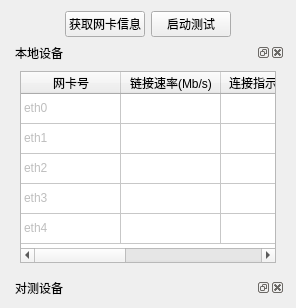
     <widget class="QWidget" name="tab_4">
      <attribute name="title">
       <string>网络</string>
      </attribute>
      <layout class="QVBoxLayout" name="verticalLayout_2">
       <item>
        <layout class="QHBoxLayout" name="horizontalLayout">
         <item>
          <spacer name="horizontalSpacer_5">
           <property name="orientation">
            <enum>Qt::Horizontal</enum>
           </property>
           <property name="sizeHint" stdset="0">
            <size>
             <width>40</width>
             <height>20</height>
            </size>
           </property>
          </spacer>
         </item>
         <item>
          <widget class="QPushButton" name="pushButton_8">
           <property name="text">
            <string>获取网卡信息</string>
           </property>
          </widget>
         </item>
         <item>
          <widget class="QPushButton" name="pushButton_6">
           <property name="text">
            <string>启动测试</string>
           </property>
          </widget>
         </item>
         <item>
          <spacer name="horizontalSpacer_6">
           <property name="orientation">
            <enum>Qt::Horizontal</enum>
           </property>
           <property name="sizeHint" stdset="0">
            <size>
             <width>40</width>
             <height>20</height>
            </size>
           </property>
          </spacer>
         </item>
        </layout>
       </item>
       <item>
        <widget class="QDockWidget" name="dockWidget">
         <property name="enabled">
          <bool>true</bool>
         </property>
         <property name="toolTipDuration">
          <number>-1</number>
         </property>
         <property name="floating">
          <bool>false</bool>
         </property>
         <property name="features">
          <set>QDockWidget::AllDockWidgetFeatures</set>
         </property>
         <property name="allowedAreas">
          <set>Qt::AllDockWidgetAreas</set>
         </property>
         <property name="windowTitle">
          <string>本地设备</string>
         </property>
         <widget class="QWidget" name="dockWidgetContents">
          <layout class="QVBoxLayout" name="verticalLayout_14">
           <item>
            <widget class="QTableWidget" name="tableWidget_4">
             <attribute name="verticalHeaderVisible">
              <bool>false</bool>
             </attribute>
             <row>
              <property name="text">
               <string>1</string>
              </property>
             </row>
             <row>
              <property name="text">
               <string>2</string>
              </property>
             </row>
             <row>
              <property name="text">
               <string>3</string>
              </property>
             </row>
             <row>
              <property name="text">
               <string>4</string>
              </property>
             </row>
             <row>
              <property name="text">
               <string>5</string>
              </property>
             </row>
             <column>
              <property name="text">
               <string>网卡号</string>
              </property>
             </column>
             <column>
              <property name="text">
               <string>链接速率(Mb/s)</string>
              </property>
             </column>
             <column>
              <property name="text">
               <string>连接指示灯常亮</string>
              </property>
             </column>
             <column>
              <property name="text">
               <string>活动指示灯闪烁</string>
              </property>
             </column>
             <column>
              <property name="text">
               <string>发送/ 接收(MB/s)</string>
              </property>
             </column>
             <item row="0" column="0">
              <property name="text">
               <string>eth0</string>
              </property>
              <property name="flags">
               <set>ItemIsSelectable|ItemIsDragEnabled|ItemIsUserCheckable</set>
              </property>
             </item>
             <item row="1" column="0">
              <property name="text">
               <string>eth1</string>
              </property>
              <property name="flags">
               <set>ItemIsSelectable|ItemIsDragEnabled|ItemIsUserCheckable</set>
              </property>
             </item>
             <item row="2" column="0">
              <property name="text">
               <string>eth2</string>
              </property>
              <property name="flags">
               <set>ItemIsSelectable|ItemIsDragEnabled|ItemIsUserCheckable</set>
              </property>
             </item>
             <item row="3" column="0">
              <property name="text">
               <string>eth3</string>
              </property>
              <property name="flags">
               <set>ItemIsSelectable|ItemIsDragEnabled|ItemIsUserCheckable</set>
              </property>
             </item>
             <item row="4" column="0">
              <property name="text">
               <string>eth4</string>
              </property>
              <property name="flags">
               <set>ItemIsSelectable|ItemIsDragEnabled|ItemIsUserCheckable</set>
              </property>
             </item>
            </widget>
           </item>
          </layout>
         </widget>
        </widget>
       </item>
       <item>
        <widget class="QDockWidget" name="dockWidget_2">
         <property name="enabled">
          <bool>true</bool>
         </property>
         <property name="toolTipDuration">
          <number>-1</number>
         </property>
         <property name="floating">
          <bool>false</bool>
         </property>
         <property name="features">
          <set>QDockWidget::AllDockWidgetFeatures</set>
         </property>
         <property name="allowedAreas">
          <set>Qt::AllDockWidgetAreas</set>
         </property>
         <property name="windowTitle">
          <string>对测设备</string>
         </property>
         <widget class="QWidget" name="dockWidgetContents_5">
          <widget class="QTableWidget" name="tableWidget_8">
           <property name="geometry">
            <rect>
             <x>9</x>
             <y>9</y>
             <width>941</width>
             <height>311</height>
            </rect>
           </property>
           <attribute name="verticalHeaderVisible">
            <bool>false</bool>
           </attribute>
           <row>
            <property name="text">
             <string>1</string>
            </property>
           </row>
           <row>
            <property name="text">
             <string>2</string>
            </property>
           </row>
           <row>
            <property name="text">
             <string>3</string>
            </property>
           </row>
           <row>
            <property name="text">
             <string>4</string>
            </property>
           </row>
           <row>
            <property name="text">
             <string>5</string>
            </property>
           </row>
           <column>
            <property name="text">
             <string>网卡号</string>
            </property>
           </column>
           <column>
            <property name="text">
             <string>链接速率(Mb/s)</string>
            </property>
           </column>
           <column>
            <property name="text">
             <string>连接指示灯常亮</string>
            </property>
           </column>
           <column>
            <property name="text">
             <string>活动指示灯闪烁</string>
            </property>
           </column>
           <column>
            <property name="text">
             <string>接收/发送(MB/s)</string>
            </property>
           </column>
           <item row="0" column="0">
            <property name="text">
             <string>eth0</string>
            </property>
            <property name="flags">
             <set>ItemIsSelectable|ItemIsDragEnabled|ItemIsUserCheckable</set>
            </property>
           </item>
           <item row="1" column="0">
            <property name="text">
             <string>eth1</string>
            </property>
            <property name="flags">
             <set>ItemIsSelectable|ItemIsDragEnabled|ItemIsUserCheckable</set>
            </property>
           </item>
           <item row="2" column="0">
            <property name="text">
             <string>eth2</string>
            </property>
            <property name="flags">
             <set>ItemIsSelectable|ItemIsDragEnabled|ItemIsUserCheckable</set>
            </property>
           </item>
           <item row="3" column="0">
            <property name="text">
             <string>eth3</string>
            </property>
            <property name="flags">
             <set>ItemIsSelectable|ItemIsDragEnabled|ItemIsUserCheckable</set>
            </property>
           </item>
           <item row="4" column="0">
            <property name="text">
             <string>eth4</string>
            </property>
            <property name="flags">
             <set>ItemIsSelectable|ItemIsDragEnabled|ItemIsUserCheckable</set>
            </property>
           </item>
          </widget>
         </widget>
        </widget>
       </item>
      </layout>
     </widget>
